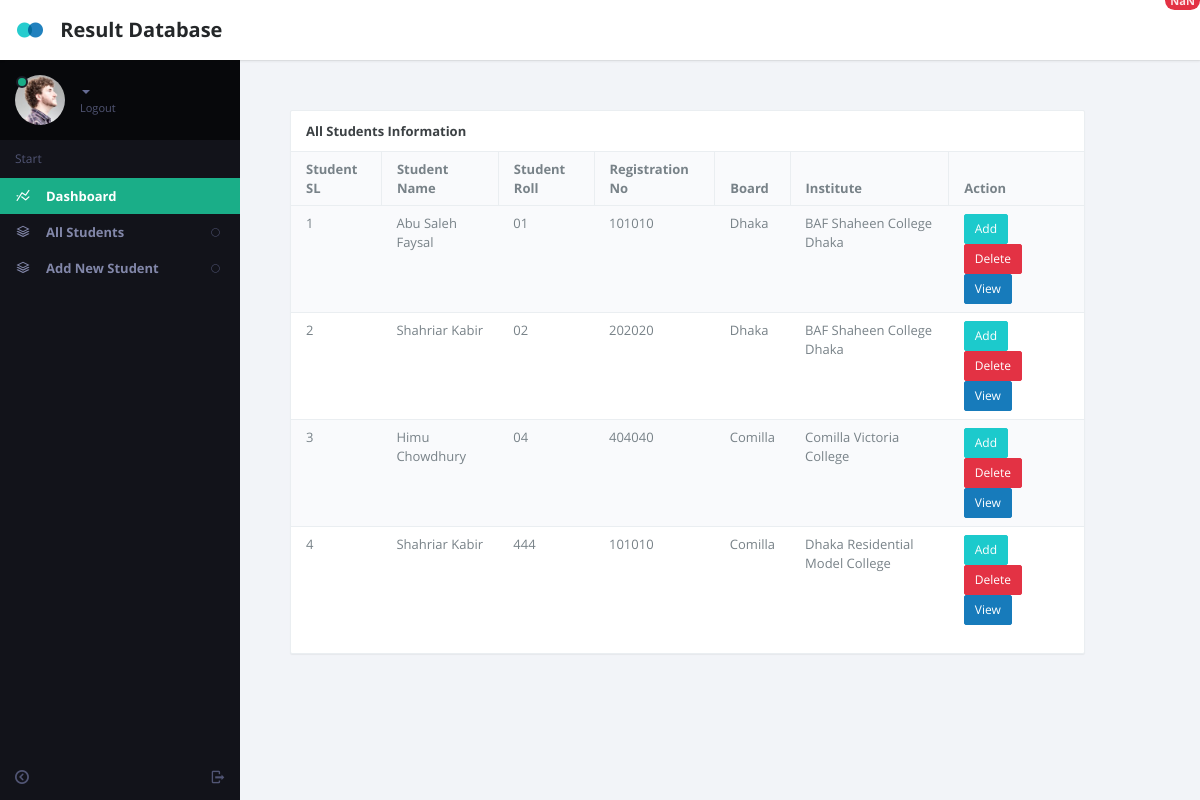
Before: /index.php/admin/all_students with the older database file.
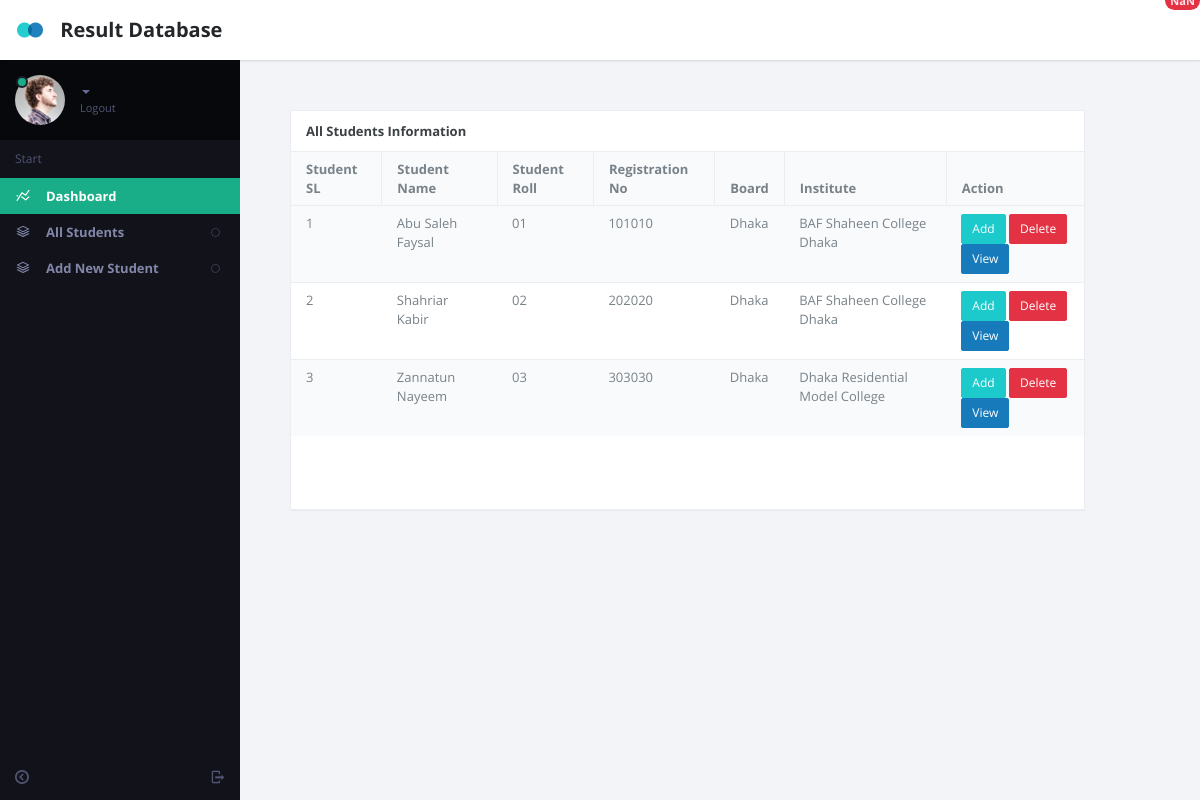
After: the same page with the newer database file.
### tables this page shows
CREATE TABLE `students_info` (
  `stu_sl` int(10) NOT NULL,
  `stu_name` varchar(50) NOT NULL,
  `stu_roll` varchar(50) NOT NULL,
  `reg` varchar(50) NOT NULL,
  `board` varchar(50) NOT NULL,
  `institute` varchar(50) NOT NULL
);

### application/controllers/admin.php (called while the page is built, shortened)
<?php
class Admin extends CI_Controller {
	public function all_students()
	{
		$this->load->model('admin_model');
		$students = $this->admin_model->getStudentinfo();
		$this->load->view('edu-admin/all_students',['students'=>$students]);
	}
}
?>

### index.php (called while the page is built, shortened)
<?php
require_once BASEPATH.'core/CodeIgniter.php';

### application/models/admin_model.php (called while the page is built, shortened)
<?php
	class admin_model extends CI_model {
	public function getStudentinfo()
	{
		$query = $this->db->get('students_info');
		if ( $query->num_rows() > 0 ) {
			return $query->result();
		}
	}
}

### application/views/edu-admin/all_students.php (the view, shortened to what this page needs)
<?php
    require_once "template/header.php";
 ?>
      <div class="row">
        <div class="col-md-10" style="margin: 50px 20px 50px 50px;">
             <section class="panel b-a" style="min-height: 400px;">
                <div class="panel-heading b-b"> <span class="badge bg-warning pull-right"></span> <a href="#" class="font-bold">All Students Information</a> </div>
                <div class="card">
                    <div class="card-body">
                        <table class="table table-striped table-hover">
                            <thead>
                                <tr>
                                    <th>Student SL</th>
                                    <th>Student Name</th>
                                    <th>Student Roll</th>
                                    <th>Registration No</th>
                                    <th>Board</th>
                                    <th>Institute</th>
                                    <th>Action</th>
                                </tr>
                            </thead>
                            <tbody>
                                <?php $i=01; ?>
                                <?php if( count($students) ): ?>
                                  <?php foreach( $students as $students ): ?>
                                <tr>
                                    <td><?php echo $i; $i++; ?></td>
                                    <td><?php echo $students->stu_name; ?></td>
                                    <td><?php echo $students->stu_roll; ?></td>
                                    <td><?php echo $students->reg; ?></td>
                                    <td><?php echo $students->board; ?></td>
                                    <td><?php echo $students->institute; ?></td>
                                    <td>
                                        <a type="button" class="btn btn-info btn-sm" href="<?php echo base_url(); ?>add_marks/<?php echo $students->stu_sl; ?>">Add</a>
                                        <a type="button" class="btn btn-danger btn-sm" href="<?php echo base_url(); ?>delete/<?php echo $students->stu_sl; ?>">Delete</a>
                                        <a type="button" class="btn btn-primary btn-sm" href="<?php echo base_url(); ?>view/<?php echo $students->stu_sl; ?>">View</a>
                                    </td>
                                </tr>
                                 <?php endforeach; ?>
                                <?php else: ?>
                                  <tr>
                                    <td>No Records Found</td>
                                  </tr>
                                <?php endif; ?>
                            </tbody>
                        </table>
                    </div>
                </div>
                    </div>
                  </div>
    <?php
        require_once "template/footer.php";
    ?>

### application/views/edu-admin/template/header.php (shortened to what this page needs)
<!DOCTYPE html>
<html lang="en" class="app">
<head>
    <link rel="stylesheet" href="../assets/css/app.v1.css" type="text/css" />
    <link rel="stylesheet" href="../assets/js/calendar/bootstrap_calendar.css" type="text/css" />
</head>
<body class="">
    <section class="vbox">
        <header class="bg-white header header-md navbar navbar-fixed-top-xs box-shadow">
            <div class="navbar-header aside-md dk">
                <a href="#" class="navbar-brand"> <img src="../assets/images/logo.png" class="m-r-sm" alt="scale"> <span class="hidden-nav-xs">Result Database</span> </a>
            </div>
            <ul class="nav navbar-nav navbar-right m-n hidden-xs nav-user user">
                <li class="hidden-xs">
                    </i> <span class="badge badge-sm up bg-danger count"></span> </a>
                </li>
            </ul>
        </header>
        <section>
            <section class="hbox stretch">
                <aside class="bg-black aside-md hidden-print hidden-xs" id="nav">
                    <section class="vbox">
                        <section class="w-f scrollable">
                            <div class="slim-scroll" data-height="auto" data-disable-fade-out="true" data-distance="0" data-size="10px" data-railOpacity="0.2">
                                <div class="clearfix wrapper dk nav-user hidden-xs">
                                    <div class="dropdown">
                                        <a href="<?php echo base_url(); ?>edu-admin/logout" class="" data-toggle=""> <span class="thumb avatar pull-left m-r"> <img src="../assets/images/a0.png" class="dker" alt="..."> <i class="on md b-black"></i> </span> <span class="hidden-nav-xs clear"> <span class="block m-t-xs"> <strong class="font-bold text-lt"><?php echo $_SESSION['name']; ?></strong> <b class="caret"></b> </span> <span class="text-muted text-xs block">Logout</span> </span>
                                        </a>
                                    </div>
                                </div>
                                <nav class="nav-primary hidden-xs">
                                    <div class="text-muted text-sm hidden-nav-xs padder m-t-sm m-b-sm">Start</div>
                                    <ul class="nav nav-main" data-ride="collapse">
                                        <li class="active">
                                            <a href="#" class="auto"> <i class="i i-statistics icon"> </i> <span class="font-bold">Dashboard</span> </a>
                                        </li>
                                        <li>
                                            <a href="<?php echo base_url(); ?>edu-admin/all_students" class="auto"> <span class="pull-right text-muted"> <i class="i i-circle-sm-o text"></i> <i class="i i-circle-sm text-active"></i> </span> <b class="badge bg-danger pull-right"></b> <i class="i i-stack icon"> </i> <span class="font-bold">All Students</span> </a>
                                        </li>
                                        <li>
                                            <a href="<?php echo base_url(); ?>edu-admin/add_new_student" class="auto"> <span class="pull-right text-muted"> <i class="i i-circle-sm-o text"></i> <i class="i i-circle-sm text-active"></i> </span> <b class="badge bg-danger pull-right"></b> <i class="i i-stack icon"> </i> <span class="font-bold">Add New Student</span> </a>
                                        </li>
                                    </ul>
                        </section>
                        <footer class="footer hidden-xs no-padder text-center-nav-xs">
                            <a href="modal.lockme.html" data-toggle="ajaxModal" class="btn btn-icon icon-muted btn-inactive pull-right m-l-xs m-r-xs hidden-nav-xs"> <i class="i i-logout"></i> </a>
                            <a href="#nav" data-toggle="class:nav-xs" class="btn btn-icon icon-muted btn-inactive m-l-xs m-r-xs"> <i class="i i-circleleft text"></i> <i class="i i-circleright text-active"></i> </a>
                        </footer>
                    </section>
                </aside>
                <section id="content">
                    <section class="hbox stretch">
                        <section>
                            <section class="vbox">

### application/views/edu-admin/template/footer.php (shortened to what this page needs)
</section>
                            </section>
                        </section>
                    </section>
                </section>
            </section>
        </section>
</body>
</html>

Changed rows visible on the page:
removed students_info: stu_name "Himu Chowdhury", stu_roll "04", reg "404040", board "Comilla", institute "Comilla Victoria College"
removed students_info: stu_name "Shahriar Kabir", stu_roll "444", reg "101010", board "Comilla", institute "Dhaka Residential Model College"
added students_info: stu_name "Zannatun Nayeem", stu_roll "03", reg "303030", board "Dhaka", institute "Dhaka Residential Model College"
